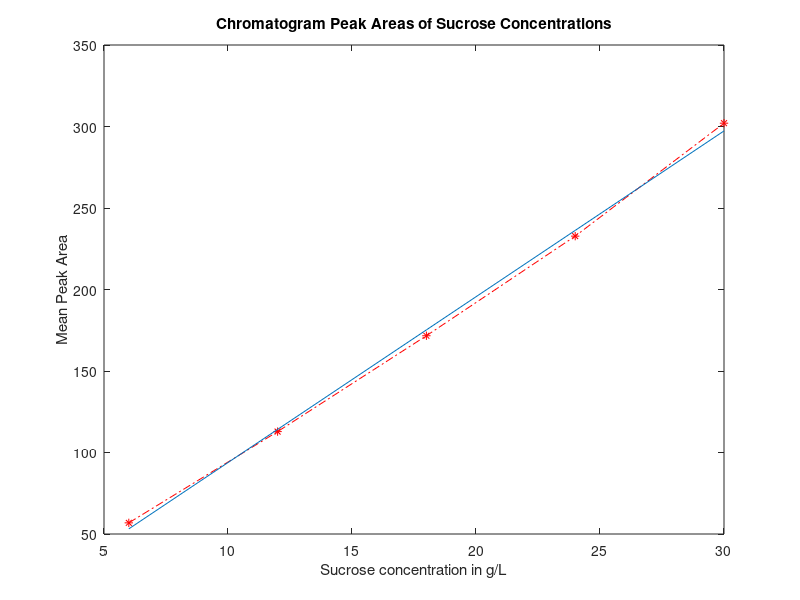

MATLAB code for this plot: (Note: this script raises an error after producing the figure.)
%Excercise_125%
%Date: 10/01/2012
%Author: Jason Hsu

%%%%%%
%Data%
%%%%%%
C = [6 12 18 24 30]
A1 = [55.55 57.01 57.95]
A2 = [110.66 114.76 113.05]
A3 = [168.9 169.44 176.55]
A4 = [233.66 233.89 230.67]
A5 = [300.45 304.56 301.11]
A_av = [mean(A1) mean(A2) mean(A3) mean(A4) mean(A5)]

%%%%%%%%%%%%%%
%Calculations%
%%%%%%%%%%%%%%
disp('mean peak area when C=6')
disp(mean(A1))
disp('standard deviation when C=6')
disp(std(A1))

disp('mean peak area when C=12')
disp(mean(A2))
disp('standard deviation when C=12')
disp(std(A2))

disp('mean peak area when C=18')
disp(mean(A3))
disp('standard deviation when C=18')
disp(std(A3))

disp('mean peak area when C=24')
disp(mean(A4))
disp('standard deviation when C=24')
disp(std(A4))

disp('mean peak area when C=30')
disp(mean(A5))
disp('standard deviation when C=30')
disp(std(A5))

plot(C, A_av, '-.r*');
xlabel('Sucrose concentration in g/L');
ylabel('Mean Peak Area');
title('Chromatogram Peak Areas of Sucrose Concentrations');

Sol = polyfit(C, A_av, 1);
disp('slope, intersect of linear model');
disp(Sol);

y = [10.1721*C-7.8830];

hold on;
plot(C,y);

%%%%%%%%%%%
%Solutions%
%%%%%%%%%%%
disp('equation for peak area as a function of sucrose concentration');
disp('A(C) = 10.1721*C -7.8830');

syms x;
disp('sucrose concentration when peak area is 209.86');
solve(10.1721*x - 7.8830 - 209.86, x);
disp('or');
disp(double(119705480183414784/5592171114450125));

